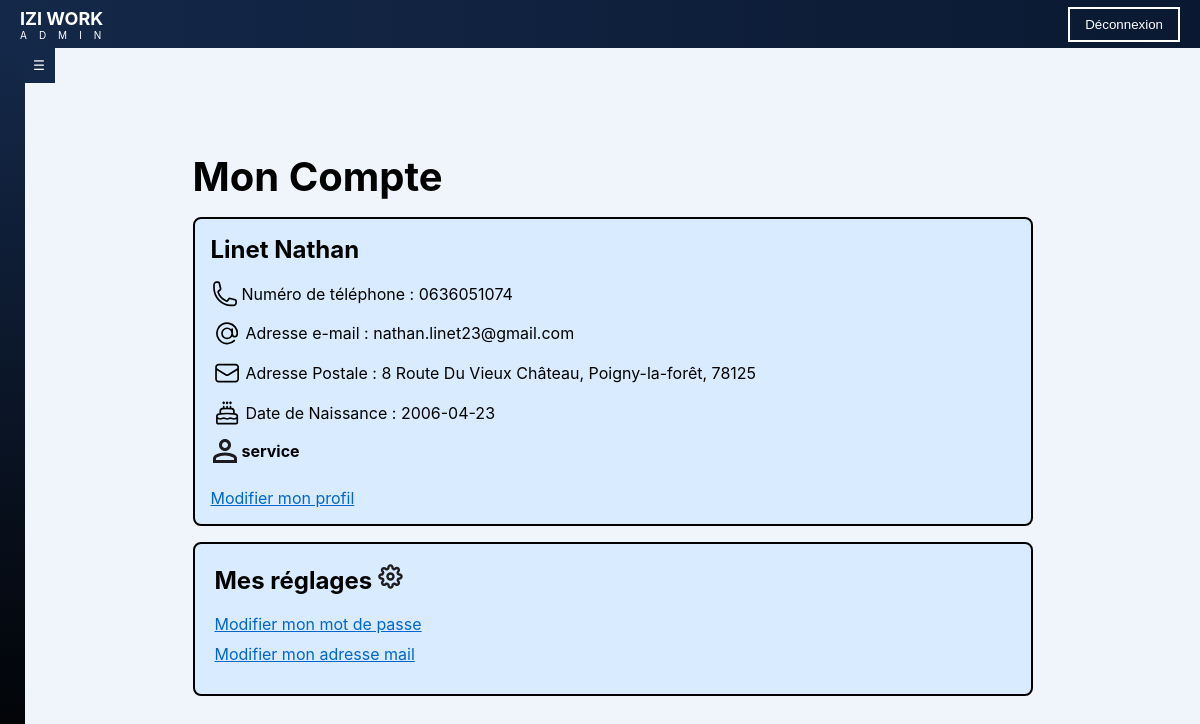
Screenshot of / (signed in) with the database file from the repository.
### app.py (models this page shows)
class User(UserMixin, db.Model):
    __tablename__ = 'USERS'
    id = db.Column('ID', db.Integer, primary_key=True)
    email = db.Column('Adresse_mail', db.String(255), unique=True, nullable=False)
    password = db.Column('Password', db.String(255), nullable=False)
    nom = db.Column('Nom', db.String(255), nullable=False)
    prenom = db.Column('Prenom', db.String(255), nullable=False)
    photo = db.Column('Photo_de_profil', db.String(255))
    telephone = db.Column('Numero_telephone', db.String(20))
    naissance = db.Column('Date_naissance', db.Date, nullable=False)
    fonction = db.Column('Fonction', db.String(255))
    siret = db.Column('SIRET', db.String(14), nullable=True)
    role = db.Column(db.String(20), nullable=False, default='user')  # 'admin' ou 'user'
    adresse = db.relationship('AdressePostale', backref='user', uselist=False)
    historique = db.relationship('Historique', backref='user')
    disponibilites = db.relationship('Disponibilite', backref='user')
    indisponibilites = db.relationship('Indisponibilite', backref='user')

class AdressePostale(db.Model):
    __tablename__ = 'AdressePostale'
    id = db.Column('ID', db.Integer, primary_key=True, autoincrement=True)
    user_id = db.Column('User_ID', db.Integer, db.ForeignKey('USERS.ID'), unique=True, nullable=False)
    rue = db.Column('Rue', db.String(255), nullable=False)
    code_postal = db.Column('Code_postal', db.String(20), nullable=False)
    ville = db.Column('Ville', db.String(255), nullable=False)
    pays = db.Column('Pays', db.String(255), nullable=False)

### app.py (the view)
@app.route('/')
@login_required
def compte():
    user = current_user
    adresse = db.session.scalars(
        select(AdressePostale).where(AdressePostale.user_id == user.id)
    ).first()
    return render_template('compte/compte.html', user=user, adresse=adresse)

### app.py (called while the page is built)
@login_manager.user_loader
def load_user(user_id):
    return db.session.get(User, int(user_id))

### templates/compte/compte.html (shortened to what this page needs)
<!DOCTYPE html>
<html lang="fr">
<head>
  <link rel="stylesheet" href="{{ url_for('static', filename='css/style.css') }}">
</head>
<body>
    <div class="page">
        {% include 'includes/header.html' %}
        <div class="page-content">
            {% include 'includes/sidebar.html' %}
            <div class="container container-compte" >
                    <h1>Mon Compte</h1>
                <div class="account-box">
                    <div class="info-section">
                        <h2>{{ user.nom }} {{ user.prenom }}</h2>
                        <ul>
                        <li><img src="{{ url_for('static', filename='image/profile/telephone.svg')}}" /> Numéro de téléphone : {{ user.telephone }}</li>
                        <li><img src="{{ url_for('static', filename='image/profile/arobase.svg')}}" /> Adresse e-mail : {{ user.email }}</li>
                        <li><img src="{{ url_for('static', filename='image/profile/lettre.svg')}}" /> Adresse Postale : {{ adresse.rue }}, {{ adresse.ville }}, {{ adresse.code_postal }}</li>
                        <li><img src="{{ url_for('static', filename='image/profile/gateau.svg')}}" /> Date de Naissance : {{ user.naissance }}</li>
                        <li><img src="{{ url_for('static', filename='image/profile/user.svg')}}" /> <strong>  {{ user.fonction }}</strong></li>
                        </ul>
                        <span class="edit-profile" id="editProfileBtn">Modifier mon profil</span>
                    </div>
                </div>
                <div class="settings-box">
                    <h2>Mes réglages <img class="rouedenter" src="{{ url_for('static', filename='image/profile/rouedenter.svg')}}"/></h2>
                    <ul>
                        <li><a href="#" id="changePasswordLink">Modifier mon mot de passe</a></li>
                        <li><a href="#" id="changeEmailLink">Modifier mon adresse mail</a></li>
                    </ul>
                </div>
            </div>
        </div>
    </div>
</body>
</html>

### templates/includes/header.html (shortened to what this page needs)
<header class="top-nav">
    <div class="logo-container">
        <div class="logo">IZI WORK</div>
        <div class="sous_logo">
            {% if current_user.is_authenticated %}
                {{ 'ADMIN' if current_user.role == 'admin' else 'PRESTATAIRE' }}
            {% else %}
                INVITE
            {% endif %}
        </div>
    </div>
    <button class="logout-btn" onclick="logout()">Déconnexion</button>
</header>

### static/css/style.css (style rules this page uses)
body { margin: 0; padding: 0; font-family: 'Inter', Arial; background-color: #EFF5FB; }
.page { display: flex; flex-direction: column; }
.page-content { display: flex; }
.top-nav { height: 6vh; background: linear-gradient(-90deg, #0A1931 0%, #142849 100%); color: white; display: flex; justify-content: space-between; align-items: center; padding: 0 20px; z-index: 1000; }
.top-nav .logo { font-weight: bold; font-size: 18px; }
.top-nav .sous_logo { font-size: 10px; letter-spacing: 12px; }
.logout-btn { background-color: transparent; color: white; border: 2px solid white; padding: 8px 15px; cursor: pointer; transition: 0.3s; }
.container { display: flex; flex-direction: column; width: 70%; margin: auto; height: 94vh; justify-content: center; }
.container h1 { text-align: left; margin-top: 0%; margin-bottom: 2vh; font-size: 5vh; }
.account-box { display: flex; justify-content: space-between; background-color: #d9ebff; border-radius: 8px; border: 2px solid black; padding: 2vh; margin-bottom: 2vh; }
.account-box .info-section { flex: 1; margin-right: 20px; }
.account-box .info-section h2 { margin: 0 0 15px 0; }
.account-box .info-section ul { list-style-type: none; padding: 0; margin: 0; }
.account-box .info-section ul li { display: flex; align-items: center; margin-bottom: 8px; padding: 2px; }
.account-box .info-section ul li img { padding-right: 5px; }
.account-box .edit-profile { display: inline-block; margin-top: 15px; color: #0066cc; text-decoration: underline; cursor: pointer; }
.settings-box { background-color: #d9ebff; border: 2px solid black; border-radius: 8px; padding: 20px; }
.settings-box h2 { margin-top: 0; }
.settings-box h2 .rouedenter { width: 25px; }
.settings-box ul { list-style-type: none; margin: 0; padding: 0; }
.settings-box ul li { margin-bottom: 10px; }
.settings-box ul li a { color: #0066cc; text-decoration: underline; cursor: pointer; }

### rows the page displays
User: role "ADMIN", nom "Linet", prenom "Nathan", telephone "0636051074", email "nathan.linet23@gmail.com", naissance "2006-04-23", fonction "service"
AdressePostale: rue "8 Route Du Vieux Château", ville "Poigny-la-forêt", code_postal "78125"
